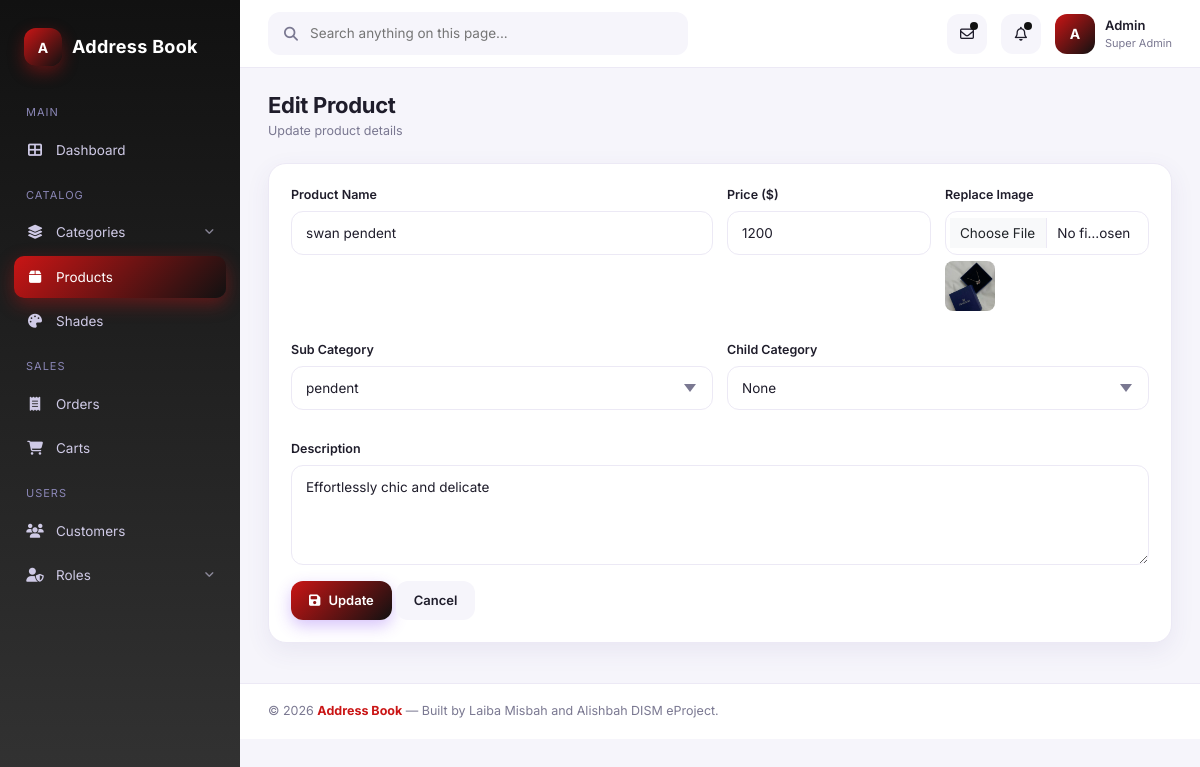
Page /admin/edit_product.php?ed_id=15 on the committed database.
### tables this page shows
CREATE TABLE `product` (
  `p_id` int(11) NOT NULL,
  `p_name` varchar(100) NOT NULL,
  `pro_description` varchar(100) NOT NULL,
  `p_price` int(11) NOT NULL,
  `p_image` varchar(255) DEFAULT NULL,
  `scat_id` int(11) DEFAULT NULL,
  `ccat_id` int(11) DEFAULT NULL
);

CREATE TABLE `sub_cat` (
  `sub_cat_id` int(11) NOT NULL,
  `sub_cat_name` varchar(100) NOT NULL,
  `mcat_id` int(11) DEFAULT NULL
);

### admin/edit_product.php (the view, shortened to what this page needs)
<?php
include 'config.php';
$img_web_base = "../assets/images/shop/";
function normalize_product_image_name($val) {
    $val = trim((string)$val);
    $val = str_replace('\\', '/', $val);
    $val = rawurldecode($val);
    return $val;
}
function product_image_web_url($filename) {
    global $img_web_base;
    $filename = normalize_product_image_name($filename);
    $filename_no_ts = preg_replace('/^[0-9]+_/', '', $filename);
    $candidates = [
        ['fs' => __DIR__ . '/../assets/images/shop/',    'web' => "../assets/images/shop/"],
        ['fs' => __DIR__ . '/../assets/images/product/', 'web' => "../assets/images/product/"],
    ];
    foreach ($candidates as $c) {
        if (file_exists($c['fs'] . $filename)) return $c['web'] . rawurlencode($filename);
    }
    return $img_web_base . rawurlencode($filename);
}
$id=(int)($_GET['ed_id']??0);
$row_q = mysqli_query($con,"SELECT * FROM product WHERE p_id=$id");
$row=mysqli_fetch_assoc($row_q);
$subs=mysqli_query($con,"SELECT * FROM sub_cat ORDER BY sub_cat_name");
include 'header.php';
?>
<div class="page-header"><div><h1>Edit Product</h1><div class="crumb">Update product details</div></div></div>
<div class="card">
  <form action="edit_product.php?ed_id=<?= $id ?>" method="post" enctype="multipart/form-data">
    <div class="row g-3">
      <div class="col-md-6"><div class="form-group">
        <label>Product Name</label>
        <input type="text" name="p_name" class="form-control" value="<?= htmlspecialchars($row['p_name']??'') ?>" required>
      </div></div>
      <div class="col-md-3"><div class="form-group">
        <label>Price ($)</label>
        <input type="number" step="0.01" name="p_price" class="form-control" value="<?= $row['p_price']??'' ?>" required>
      </div></div>
      <div class="col-md-3"><div class="form-group">
        <label>Replace Image</label>
        <input type="file" name="p_image" class="form-control" accept="image/*">
        <?php if($row['p_image']): ?><img src="<?= htmlspecialchars(product_image_web_url($row['p_image'])) ?>" style="width:50px;height:50px;border-radius:8px;margin-top:6px;object-fit:cover"><?php endif; ?>
      </div></div>
      <div class="col-md-6"><div class="form-group">
        <label>Sub Category</label>
        <select name="scat_id" class="form-control" required>
          <?php while($s=mysqli_fetch_assoc($subs)): ?>
            <option value="<?= $s['sub_cat_id'] ?>" <?= $s['sub_cat_id']==$row['scat_id']?'selected':'' ?>><?= htmlspecialchars($s['sub_cat_name']) ?></option>
          <?php endwhile; ?>
        </select>
      </div></div>
      <div class="col-md-6"><div class="form-group">
        <label>Child Category</label>
        <select name="ccat_id" class="form-control">
          <option value="">None</option>
        </select>
      </div></div>
      <div class="col-12"><div class="form-group">
        <label>Description</label>
        <textarea name="pro_description" class="form-control"><?= htmlspecialchars($row['pro_description']??'') ?></textarea>
      </div></div>
    </div>
    <button class="btn btn-primary" name="update_product"><i class="fas fa-save"></i> Update</button>
    <a href="view_product.php" class="btn btn-soft">Cancel</a>
  </form>
</div>
<?php include 'footer.php'; ?>

### assets/admin/css/style.css (style rules this page uses)
:root { --bg:#f6f5fb; --surface:#ffffff; --surface-2:#fbfaff; --text:#1f1d2b; --text-muted:#7a7891; --border:#ece9f5; --primary:#ca1515; --primary-2:#111111; --pink:#111111; --blue:#3b82f6; --cyan:#06b6d4; --green:#10b981; --orange:#f59e0b; --red:#ca1515; --gold:#fbbf24; --grad-purple: linear-gradient(135deg,#ca1515 0%, #111111 100%); --grad-orange: linear-gradient(135deg,#ca1515 0%, #f59e0b 100%); --grad-blue: linear-gradient(135deg,#ca1515 0%, #3b82f6 100%); --grad-green: linear-gradient(135deg,#ca1515 0%, #10b981 100%); --shadow-sm: 0 2px 6px rgba(40,30,80,.05); --shadow: 0 8px 24px rgba(80,60,140,.08); --shadow-lg: 0 20px 40px rgba(80,60,140,.12); --radius: 18px; --radius-sm: 12px; --sidebar-w: 240px; }
* { box-sizing:border-box; }
html,body { margin:0;padding:0;background:var(--bg);color:var(--text); font-family:'Inter','Segoe UI',system-ui,-apple-system,sans-serif; font-size:14px;-webkit-font-smoothing:antialiased; }
a { color:inherit;text-decoration:none; }
.page-header { display:flex;align-items:center;justify-content:space-between;margin-bottom:22px; }
.page-header h1 { margin:0;font-size:22px;font-weight:700;letter-spacing:-.3px; }
.page-header .crumb { font-size:12.5px;color:var(--text-muted);margin-top:4px; }
.card { background:var(--surface);border-radius:var(--radius); box-shadow:var(--shadow);padding:22px;border:1px solid var(--border); }
.btn { display:inline-flex;align-items:center;gap:8px;padding:10px 18px;border-radius:12px; font-size:13px;font-weight:600;border:none;cursor:pointer;transition:all .2s; }
.btn-primary { background:var(--grad-purple);color:#fff;box-shadow:0 6px 16px rgba(124,58,237,.3); }
.btn-soft { background:var(--bg);color:var(--text); }
.form-group { margin-bottom:16px; }
.form-group label { display:block;font-size:12.5px;font-weight:600;color:var(--text);margin-bottom:6px; }
.form-control { width:100%;padding:11px 14px;border-radius:12px;border:1px solid var(--border); background:var(--surface);font-size:13.5px;color:var(--text);outline:none;transition:all .2s; font-family:inherit; }
textarea.form-control { min-height:100px;resize:vertical; }
select.form-control { appearance:none;background-repeat:no-repeat;background-position:right 16px center;padding-right:38px; }

### rows in the picture
product: p_name "swan pendent", p_price "1200", p_image (picture), scat_id "pendent", pro_description "Effortlessly chic and delicate"
